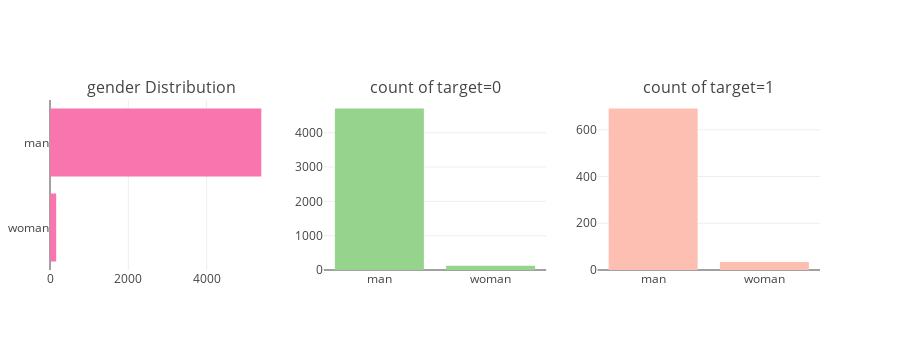

Notebook source saved alongside this figure:
### Code cell
catAndTrgt(jlr_df, 'gender')

### Figure 1 — Plotly figure (JSON) as saved in the notebook; plotly's stock layout.template omitted (floating-point values rounded to 4 significant figures)
{"data": [{"marker": {"color": "#f975ae"}, "orientation": "h", "type": "bar", "uid": "49a2ee34-ac73-11e8-98e3-6c40089fb510", "x": [158, 5397], "xaxis": "x", "y": ["woman", "man"], "yaxis": "y"}, {"hoverinfo": "all", "marker": {"color": "#96D38C"}, "name": "Target : 0", "type": "bar", "uid": "49a41d0c-ac73-11e8-8b45-6c40089fb510", "x": ["man", "woman"], "xaxis": "x2", "y": [4706, 124], "yaxis": "y2"}, {"hoverinfo": "all", "marker": {"color": "#FEBFB3"}, "name": "Target : 1", "type": "bar", "uid": "49a53d4c-ac73-11e8-afbe-6c40089fb510", "x": ["man", "woman"], "xaxis": "x3", "y": [691, 34], "yaxis": "y3"}], "layout": {"annotations": [{"font": {"size": 16}, "showarrow": false, "text": "gender Distribution", "x": 0.1444, "xanchor": "center", "xref": "paper", "y": 1, "yanchor": "bottom", "yref": "paper"}, {"font": {"size": 16}, "showarrow": false, "text": "count of target=0", "x": 0.5, "xanchor": "center", "xref": "paper", "y": 1, "yanchor": "bottom", "yref": "paper"}, {"font": {"size": 16}, "showarrow": false, "text": "count of target=1", "x": 0.8556, "xanchor": "center", "xref": "paper", "y": 1, "yanchor": "bottom", "yref": "paper"}], "height": 350, "margin": {"l": 50}, "showlegend": false, "xaxis": {"anchor": "y", "domain": [0, 0.2889]}, "xaxis2": {"anchor": "y2", "domain": [0.3556, 0.6444]}, "xaxis3": {"anchor": "y3", "domain": [0.7111, 1]}, "yaxis": {"anchor": "x", "domain": [0, 1]}, "yaxis2": {"anchor": "x2", "domain": [0, 1]}, "yaxis3": {"anchor": "x3", "domain": [0, 1]}}}
